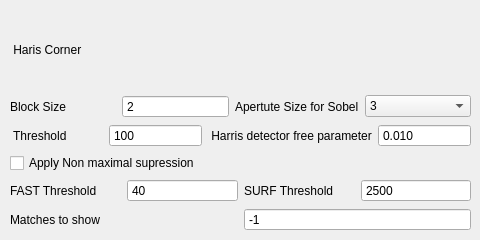
   <widget class="QWidget" name="tab_9">
    <attribute name="title">
     <string>Features</string>
    </attribute>
    <widget class="QWidget" name="layoutWidget">
     <property name="geometry">
      <rect>
       <x>10</x>
       <y>10</y>
       <width>461</width>
       <height>221</height>
      </rect>
     </property>
     <layout class="QVBoxLayout" name="verticalLayout_15">
      <item>
       <layout class="QVBoxLayout" name="verticalLayout_12">
        <item>
         <widget class="QLabel" name="label_43">
          <property name="text">
           <string> Haris Corner</string>
          </property>
         </widget>
        </item>
        <item>
         <layout class="QHBoxLayout" name="horizontalLayout_33">
          <item>
           <widget class="QLabel" name="label_44">
            <property name="text">
             <string>Block Size</string>
            </property>
           </widget>
          </item>
          <item>
           <widget class="QDoubleSpinBox" name="harisblock">
            <property name="buttonSymbols">
             <enum>QAbstractSpinBox::NoButtons</enum>
            </property>
            <property name="decimals">
             <number>0</number>
            </property>
            <property name="minimum">
             <double>1.000000000000000</double>
            </property>
            <property name="maximum">
             <double>10.000000000000000</double>
            </property>
            <property name="singleStep">
             <double>1.000000000000000</double>
            </property>
            <property name="value">
             <double>2.000000000000000</double>
            </property>
           </widget>
          </item>
          <item>
           <widget class="QLabel" name="label_45">
            <property name="text">
             <string>Apertute Size for Sobel</string>
            </property>
           </widget>
          </item>
          <item>
           <widget class="QComboBox" name="harissobelsize">
            <item>
             <property name="text">
              <string>3</string>
             </property>
            </item>
            <item>
             <property name="text">
              <string>5</string>
             </property>
            </item>
            <item>
             <property name="text">
              <string>7</string>
             </property>
            </item>
           </widget>
          </item>
         </layout>
        </item>
       </layout>
      </item>
      <item>
       <layout class="QVBoxLayout" name="verticalLayout_5">
        <item>
         <layout class="QHBoxLayout" name="horizontalLayout_34">
          <item>
           <widget class="QLabel" name="label_46">
            <property name="text">
             <string> Threshold</string>
            </property>
           </widget>
          </item>
          <item>
           <widget class="QDoubleSpinBox" name="haristhres">
            <property name="buttonSymbols">
             <enum>QAbstractSpinBox::NoButtons</enum>
            </property>
            <property name="decimals">
             <number>0</number>
            </property>
            <property name="minimum">
             <double>0.000000000000000</double>
            </property>
            <property name="maximum">
             <double>255.000000000000000</double>
            </property>
            <property name="singleStep">
             <double>1.000000000000000</double>
            </property>
            <property name="value">
             <double>100.000000000000000</double>
            </property>
           </widget>
          </item>
          <item>
           <widget class="QLabel" name="label_47">
            <property name="text">
             <string> Harris detector free parameter</string>
            </property>
           </widget>
          </item>
          <item>
           <widget class="QDoubleSpinBox" name="harrisk">
            <property name="buttonSymbols">
             <enum>QAbstractSpinBox::NoButtons</enum>
            </property>
            <property name="decimals">
             <number>3</number>
            </property>
            <property name="maximum">
             <double>1.000000000000000</double>
            </property>
            <property name="singleStep">
             <double>0.010000000000000</double>
            </property>
            <property name="value">
             <double>0.010000000000000</double>
            </property>
           </widget>
          </item>
         </layout>
        </item>
        <item>
         <widget class="QCheckBox" name="checkBoxnms">
          <property name="text">
           <string>Apply Non maximal supression</string>
          </property>
         </widget>
        </item>
       </layout>
      </item>
      <item>
       <layout class="QVBoxLayout" name="verticalLayout_13">
        <item>
         <layout class="QHBoxLayout" name="horizontalLayout_38">
          <item>
           <layout class="QHBoxLayout" name="horizontalLayout_35">
            <item>
             <widget class="QLabel" name="label_48">
              <property name="text">
               <string>FAST Threshold</string>
              </property>
             </widget>
            </item>
            <item>
             <widget class="QDoubleSpinBox" name="fastthres">
              <property name="buttonSymbols">
               <enum>QAbstractSpinBox::NoButtons</enum>
              </property>
              <property name="decimals">
               <number>0</number>
              </property>
              <property name="minimum">
               <double>0.000000000000000</double>
              </property>
              <property name="maximum">
               <double>255.000000000000000</double>
              </property>
              <property name="singleStep">
               <double>1.000000000000000</double>
              </property>
              <property name="value">
               <double>40.000000000000000</double>
              </property>
             </widget>
            </item>
           </layout>
          </item>
          <item>
           <layout class="QHBoxLayout" name="horizontalLayout_36">
            <item>
             <widget class="QLabel" name="label_49">
              <property name="text">
               <string>SURF Threshold</string>
              </property>
             </widget>
            </item>
            <item>
             <widget class="QDoubleSpinBox" name="suftthres">
              <property name="buttonSymbols">
               <enum>QAbstractSpinBox::NoButtons</enum>
              </property>
              <property name="decimals">
               <number>0</number>
              </property>
              <property name="minimum">
               <double>0.000000000000000</double>
              </property>
              <property name="maximum">
               <double>99999.000000000000000</double>
              </property>
              <property name="singleStep">
               <double>1.000000000000000</double>
              </property>
              <property name="value">
               <double>2500.000000000000000</double>
              </property>
             </widget>
            </item>
           </layout>
          </item>
         </layout>
        </item>
        <item>
         <layout class="QHBoxLayout" name="horizontalLayout_144">
          <item>
           <widget class="QLabel" name="label_50">
            <property name="text">
             <string>Matches to show</string>
            </property>
           </widget>
          </item>
          <item>
           <widget class="QDoubleSpinBox" name="match2show">
            <property name="buttonSymbols">
             <enum>QAbstractSpinBox::NoButtons</enum>
            </property>
            <property name="decimals">
             <number>0</number>
            </property>
            <property name="minimum">
             <double>-1.000000000000000</double>
            </property>
            <property name="maximum">
             <double>9999.000000000000000</double>
            </property>
            <property name="singleStep">
             <double>1.000000000000000</double>
            </property>
            <property name="value">
             <double>-1.000000000000000</double>
            </property>
           </widget>
          </item>
         </layout>
        </item>
       </layout>
      </item>
     </layout>
    </widget>
   </widget>
